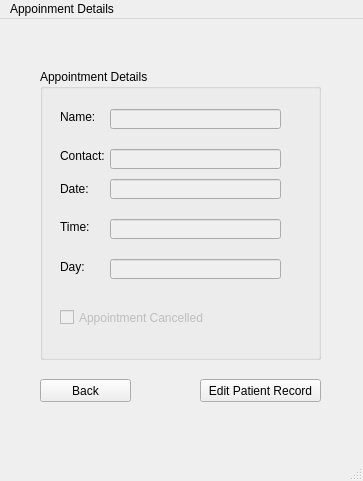
<?xml version="1.0" encoding="UTF-8"?>
<ui version="4.0">
 <class>MainWindow</class>
 <widget class="QMainWindow" name="MainWindow">
  <property name="geometry">
   <rect>
    <x>0</x>
    <y>0</y>
    <width>363</width>
    <height>481</height>
   </rect>
  </property>
  <property name="windowTitle">
   <string>MainWindow</string>
  </property>
  <widget class="QWidget" name="centralwidget">
   <widget class="QGroupBox" name="groupBox">
    <property name="geometry">
     <rect>
      <x>40</x>
      <y>50</y>
      <width>281</width>
      <height>291</height>
     </rect>
    </property>
    <property name="title">
     <string>Appointment Details</string>
    </property>
    <widget class="QLabel" name="label">
     <property name="geometry">
      <rect>
       <x>20</x>
       <y>40</y>
       <width>51</width>
       <height>16</height>
      </rect>
     </property>
     <property name="text">
      <string>Name:</string>
     </property>
    </widget>
    <widget class="QLineEdit" name="lineEdit">
     <property name="enabled">
      <bool>false</bool>
     </property>
     <property name="geometry">
      <rect>
       <x>70</x>
       <y>40</y>
       <width>171</width>
       <height>20</height>
      </rect>
     </property>
    </widget>
    <widget class="QLabel" name="label_6">
     <property name="geometry">
      <rect>
       <x>20</x>
       <y>110</y>
       <width>41</width>
       <height>20</height>
      </rect>
     </property>
     <property name="text">
      <string>Date:</string>
     </property>
    </widget>
    <widget class="QLineEdit" name="lineEdit_2">
     <property name="enabled">
      <bool>false</bool>
     </property>
     <property name="geometry">
      <rect>
       <x>70</x>
       <y>80</y>
       <width>171</width>
       <height>20</height>
      </rect>
     </property>
    </widget>
    <widget class="QLabel" name="label_4">
     <property name="geometry">
      <rect>
       <x>20</x>
       <y>80</y>
       <width>47</width>
       <height>13</height>
      </rect>
     </property>
     <property name="text">
      <string>Contact:</string>
     </property>
    </widget>
    <widget class="QLabel" name="label_3">
     <property name="geometry">
      <rect>
       <x>20</x>
       <y>150</y>
       <width>31</width>
       <height>16</height>
      </rect>
     </property>
     <property name="text">
      <string>Time:</string>
     </property>
    </widget>
    <widget class="QLabel" name="label_2">
     <property name="geometry">
      <rect>
       <x>20</x>
       <y>190</y>
       <width>41</width>
       <height>16</height>
      </rect>
     </property>
     <property name="text">
      <string>Day:</string>
     </property>
    </widget>
    <widget class="QLineEdit" name="lineEdit_3">
     <property name="enabled">
      <bool>false</bool>
     </property>
     <property name="geometry">
      <rect>
       <x>70</x>
       <y>150</y>
       <width>171</width>
       <height>20</height>
      </rect>
     </property>
    </widget>
    <widget class="QLineEdit" name="lineEdit_5">
     <property name="enabled">
      <bool>false</bool>
     </property>
     <property name="geometry">
      <rect>
       <x>70</x>
       <y>190</y>
       <width>171</width>
       <height>20</height>
      </rect>
     </property>
    </widget>
    <widget class="QCheckBox" name="checkBox_2">
     <property name="enabled">
      <bool>false</bool>
     </property>
     <property name="geometry">
      <rect>
       <x>20</x>
       <y>240</y>
       <width>161</width>
       <height>17</height>
      </rect>
     </property>
     <property name="text">
      <string>Appointment Cancelled</string>
     </property>
    </widget>
    <widget class="QLineEdit" name="lineEdit_4">
     <property name="enabled">
      <bool>false</bool>
     </property>
     <property name="geometry">
      <rect>
       <x>70</x>
       <y>110</y>
       <width>171</width>
       <height>20</height>
      </rect>
     </property>
    </widget>
   </widget>
   <widget class="QPushButton" name="back_to_app_list">
    <property name="geometry">
     <rect>
      <x>40</x>
      <y>360</y>
      <width>91</width>
      <height>23</height>
     </rect>
    </property>
    <property name="text">
     <string>Back</string>
    </property>
   </widget>
   <widget class="QPushButton" name="edit_history">
    <property name="geometry">
     <rect>
      <x>200</x>
      <y>360</y>
      <width>121</width>
      <height>23</height>
     </rect>
    </property>
    <property name="text">
     <string>Edit Patient Record</string>
    </property>
   </widget>
  </widget>
  <widget class="QMenuBar" name="menubar">
   <property name="geometry">
    <rect>
     <x>0</x>
     <y>0</y>
     <width>363</width>
     <height>21</height>
    </rect>
   </property>
   <widget class="QMenu" name="menuAppoinment_Details">
    <property name="title">
     <string>Appoinment Details</string>
    </property>
   </widget>
   <addaction name="menuAppoinment_Details"/>
  </widget>
  <widget class="QStatusBar" name="statusbar"/>
 </widget>
 <resources/>
 <connections/>
</ui>
